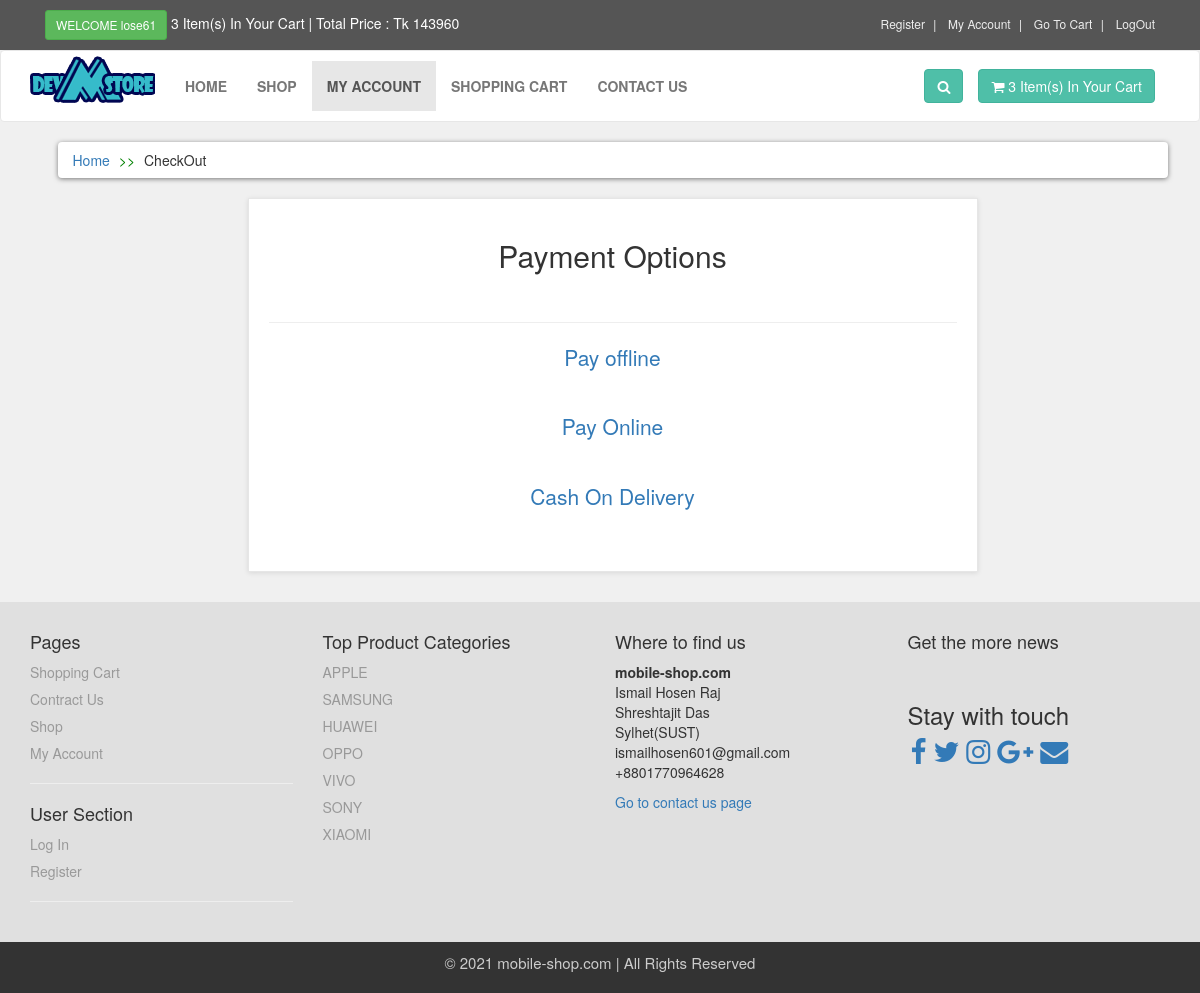
/checkout.php (signed in), run on the app's committed database.
### tables this page shows
CREATE TABLE IF NOT EXISTS `product_categories` (
  `p_cat_id` int(5) NOT NULL AUTO_INCREMENT,
  `p_cat_title` tinytext DEFAULT NULL,
  `p_cat_description` text DEFAULT NULL,
  PRIMARY KEY (`p_cat_id`)
);

### payment.php (the view)
<div class="box">
    <?php
        $session_username = $_SESSION['customer_username'];
        $select_customer = "select * from customer where customer_username = '$session_username'";
        $run_customer = mysqli_query($db,$select_customer);
        $row_customer = mysqli_fetch_array($run_customer);
        $customer_id = $row_customer['customer_id'];
    ?>
    <div class="text-center">
        <h2>Payment Options</h2><br><hr>
        <div class="lead"><a href="order.php?c_id=<?php echo $customer_id ?>">Pay offline</a></div><br>
        <div class="lead"><a href="online_pay.php?price=<?php total_price(); ?>">Pay Online</a></div><br>
        <div class="lead"><a href="on_delivery.php?c_id=<?php echo $customer_id ?>">Cash On Delivery</a></div><br>
    </div>
</div>

### includes/footer.php
<div id="footer">
    <div class="container">
        <div class="row">
            <div class="col-sm-6 col-md-3">
                <h4>Pages</h4>
                <ul>
                    <li><a href="cart.php">Shopping Cart</a></li>
                    <li><a href="contract.php">Contract Us</a></li>
                    <li><a href="shop.php">Shop</a></li>
                    <li>
                        <?php
                                if(!isset($_SESSION['customer_username'])){
                                    echo "<a href='checkout.php'>My Account</a>";
                                }
                                else{
                                    echo "<a href='customer/my_account.php?my_order'>My Account</a>";
                                }
                            ?>
                    </li>
                </ul>
                <hr>
                <h4>User Section</h4>
                <ul>
                    <li><a href="checkout.php">Log In</a></li>
                    <li><a href="customer_register.php">Register</a></li>
                    <hr>
                </ul>
            </div>
            <div class="col-sm-6 col-md-3">
                <h4>Top Product Categories</h4>
                <ul>
                    <?php
                        $get_top_pro_cat = "select * from product_categories LIMIT 0,7";
                        $run_top_pro_cat = mysqli_query($con,$get_top_pro_cat);
                        while ($row_top_pro_cat = mysqli_fetch_array($run_top_pro_cat)) {
                            $top_pro_cat_id = $row_top_pro_cat['p_cat_id'];
                            $top_pro_cat_title = $row_top_pro_cat['p_cat_title'];
                            echo "
                                <li><a href='shop.php?p_cat_id=$top_pro_cat_id'>$top_pro_cat_title</a></li>
                            ";
                        }
                    ?>
                </ul>
            </div>
            <div class="col-sm-6 col-md-3">
                <h4>Where to find us</h4>
                <p>
                    <strong>mobile-shop.com</strong>
                    <br>Ismail Hosen Raj
                    <br>Shreshtajit Das
                    <br>Sylhet(SUST)
                    <br>ismailhosen601@gmail.com
                    <br>+8801770964628
                </p>
                <a href="contact.php">Go to contact us page</a>
            </div>
            <div class="col-sm-6 col-md-3">
                <h4>Get the more news</h4><br>
                <h3>Stay with touch</h3>
                <div class="social_link">
                    <a href="https://www.facebook.com/hosen61" target="_blank"><i class="fa fa-facebook-f fa-2x" aria-hidden="true"></i></a>
                    <a href="#"><i class="fa fa-twitter fa-2x" aria-hidden="true"></i></a>
                    <a href="#"><i class="fa fa-instagram fa-2x" aria-hidden="true"></i></a>
                    <a href="#"><i class="fa fa-google-plus fa-2x" aria-hidden="true"></i></a>
                    <a href="#"><i class="fa fa-envelope fa-2x" aria-hidden="true"></i></a>
                </div>
            </div>
        </div>
    </div>
</div>
<div id="copyright">
    <div class="container">
        <div class="col-md-12">
            <p>&copy;&nbsp;<?php echo date("Y")?> mobile-shop.com | All Rights Reserved</p>
        </div>
    </div>
</div>

### styles/style.css (style rules this page uses)
body { font-size: 14px; line-height: 1.42857143; color: #333333; background: #f0f0f0; overflow-x: hidden; }
.box { background: #fff; margin: 0 0 30px; border: 1px solid #e6e6e6; padding: 20px; box-shadow: 0 1px 5px rgba(0,0,0,0.1); }
#footer { background: #e0e0e0; padding:20px 0; }
#footer ul { padding-left: 0; list-style: none; }
#footer ul li { margin-bottom: 7px; }
#footer ul a { padding: 20px 0; color: #999999; }
#footer .social_link { text-align: left; }
#footer .social_link a { margin-left:3px; }
#copyright { background: #333; color:#ccc; padding: 10px; font-size:15px; text-align: center; }

### data on the page
product_categories: p_cat_title "APPLE"
product_categories: p_cat_title "SAMSUNG"
product_categories: p_cat_title "HUAWEI"
product_categories: p_cat_title "OPPO"
product_categories: p_cat_title "VIVO"
product_categories: p_cat_title "SONY"
product_categories: p_cat_title "XIAOMI"

### other printed values
$_SESSION['customer_username'] "lose61"
$count_item "3 3"
$total_price "143960"
